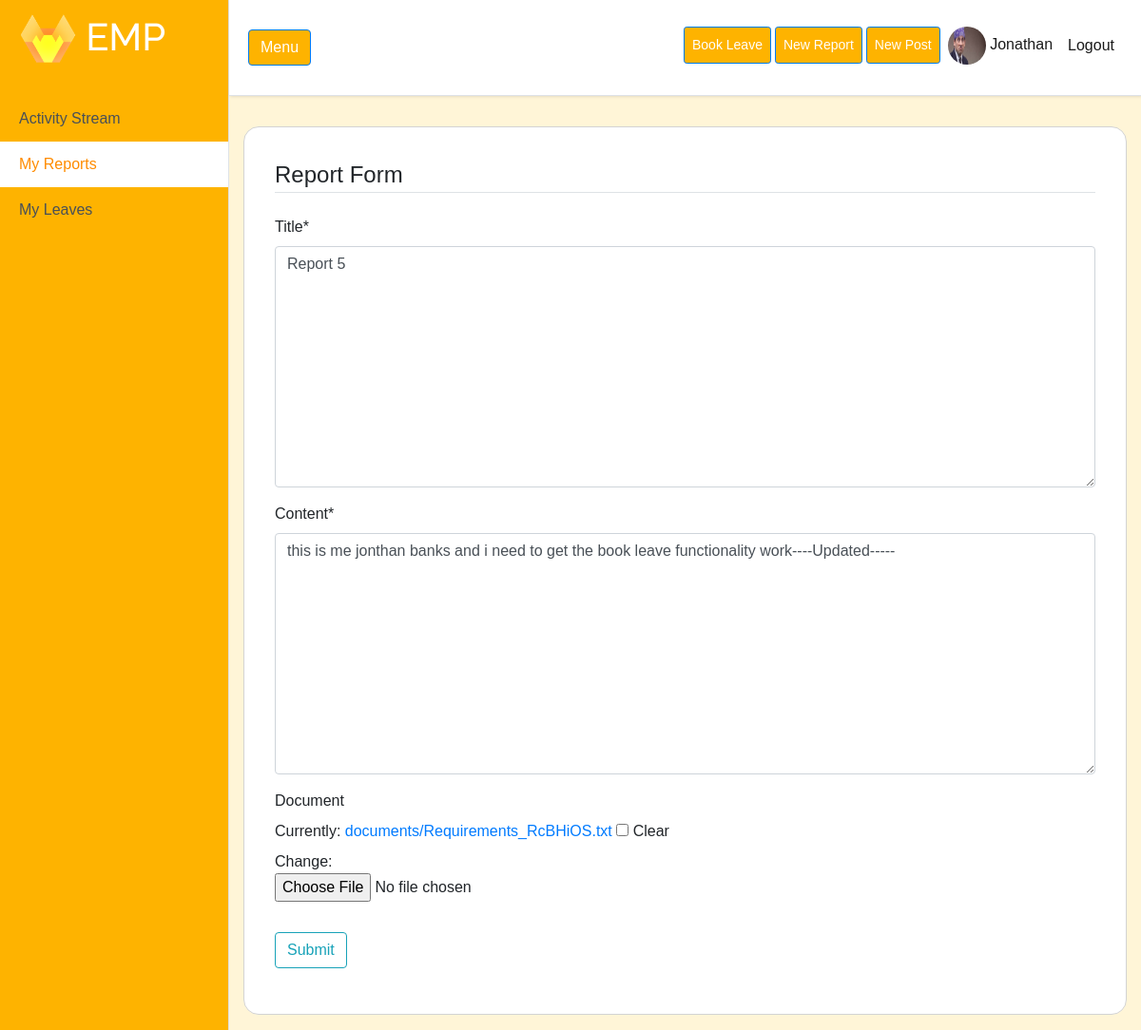
The page /report/5/update (signed in) on the database its author committed.
### users/models.py (models this page shows, shortened)
class Profile(models.Model):
    user = models.OneToOneField(User, on_delete=models.CASCADE)
    image = models.ImageField(default='default.jpg', upload_to='profile_pics')
    bio = models.TextField(max_length=500, blank=True)
    location = models.CharField(max_length=30, blank=True)
    birth_date = models.DateField(null=True, blank=True)
    is_employee = models.BooleanField(default=True)

### reportsick/models.py (models this page shows, shortened)
class Report(models.Model):
    title = models.TextField(max_length=100)
    content = models.TextField()
    document = models.FileField(blank=True, default=None, upload_to='documents')
    date_posted = models.DateTimeField(default=timezone.now)
    author = models.ForeignKey(User, on_delete=models.CASCADE)
    is_seen = models.BooleanField(default=False)
    class Meta:
        ordering = ['-date_posted']

### reportsick/views.py (the view, shortened to what this page needs)
# urls.py: path('report/<int:pk>/update', ReportUpdateView.as_view(), name='report-update'),
class ReportUpdateView(LoginRequiredMixin, SuccessMessageMixin, UserPassesTestMixin, UpdateView):
    model = Report
    fields = ['title', 'content', 'document']
    success_message = 'Your Report is successfully Updated'
    def test_func(self):
        report = self.get_object()
        return self.request.user == report.author

### reportsick/templates/reportsick/report_form.html (shortened to what this page needs)
{% extends "activitystream/base.html" %}
{% load crispy_forms_tags %}
{% block content %}
    <div id = "main">
    <div class="content-section">
        <form method="POST" enctype="multipart/form-data">
            <fieldset class="form-group">
                <legend class="border-bottom mb-4">Report Form</legend>
                {{ form|crispy  }}
            </fieldset>
            <div class="form-group">
                <button class="btn btn-outline-info" type="submit">Submit</button>
            </div>
        </form>
    </div>
    </div>
{%  endblock content %}

### activitystream/templates/activitystream/base.html (shortened to what this page needs)
{% load static %}
<!DOCTYPE html>
<html lang="en">
<head>
  <link rel="stylesheet" href="https://stackpath.bootstrapcdn.com/bootstrap/4.4.1/css/bootstrap.min.css">
  <link rel="stylesheet" type="text/css" href="{% static 'activitystream/main.css' %}">
</head>
<body>
  <div class="d-flex" id="wrapper">
    <div class=" border-right" style="background-color: #feb300; !important;" id="sidebar-wrapper">
      <div class="sidebar-heading" style="background-color: #feb300; !important;"><h1> <img src="{% static "activitystream/logo.png" %}" alt="Employee Portal" style="width:60px"/> EMP</h1></div>
      <div class="list-group list-group-flush">
        <a href="{% url 'activity-home' %}" class="list-group-item list-group-item-action" id = "activity_button" >Activity Stream</a>
        {% if user.is_active and user.is_staff %}
        <a href="{% url 'all-reports' %}" class="list-group-item list-group-item-action " id = "report_button" >Check Reports</a>
        <a href="{% url 'all-leaves' %}" class="list-group-item list-group-item-action" id = "leave_button" >Check Leaves</a>
        {% else %}
        <a href="{% url 'reports-home' %}" class="list-group-item list-group-item-action" id = "reportto_button">My Reports</a>
        <a href="{% url 'leave-home' %}" class="list-group-item list-group-item-action" id = "bookleave_button">My Leaves</a>
        {% endif %}
      </div>
    </div>
    <div id="page-content-wrapper">
      <nav class="navbar navbar-expand-lg navbar-light border-bottom sticky-top" style="background-color: white; !important;" >
        <button class="btn btn-primary" id="menu-toggle">Menu</button>
        <div class="collapse navbar-collapse" id="navbarSupportedContent">
          <ul class="navbar-nav ml-auto mt-2 mt-lg-0">
            {% if user.is_authenticated %}
              {% if not user.is_staff %}
              <li class="nav-item active mt-1">
                <a class="btn btn-primary btn-sm nav-link mt-1 mr-1" href="{% url 'leave-create' %}" style="color: white">Book Leave</a>
              </li>
              <li class="nav-item active mt-1">
               <a class="btn btn-primary btn-sm nav-link mt-1 mr-1" href="{% url 'report-create' %}" style="color: white">New Report</a>
              </li>
            {% endif %}
              <li class="nav-item active mt-1">
                 <a class="btn btn-primary btn-sm nav-link mt-1" href="{% url 'post-create' %}" style="color: white">New Post</a>
              </li>
                 <li class="nav-item active mb-1 ">
                <a class="nav-link" href="{% url 'profile' %}">
                        <img height="40px" width="40px"  class="rounded-circle account-img" src="{{ user.profile.image.url }}">
                    {{ user.username }}</a>
                </li>
                <li class="nav-item active mb-1 ">
                <a class="nav-link mt-2" href="{% url 'logout' %}">  Logout</a>
                </li>
            {% else %}
              <li class="nav-item active">
                <a class="nav-link" href="{% url 'activity-home' %}">Home <span class="sr-only">(current)</span></a>
              </li>
            {% endif %}
          </ul>
        </div>
      </nav>
<div id = main-section>
      <div class="container-fluid">
      <br>
      {% block content %}{% endblock %}
      </div>
</div>
    </div>
  </div>
</body>
</html>

### activitystream/static/activitystream/main.css (style rules this page uses)
.list-group-item-action { background-color: #feb300; !important; position: fixed; }
body { overflow-x: hidden; font-family: 'Poppins', sans-serif; background: #fff5d7; }
.btn-primary { background-color: #feb300; !important; }
#activity_button { margin-top:6.3rem; width: 15rem; }
#report_button,#reportto_button { margin-top:9.3rem; width:15rem; }
#leave_button,#bookleave_button { margin-top:12.3rem; width: 15rem; }
#main-section { margin-top: -2rem; }
.sidebar-heading { position: fixed; color: white; background: rgba(0, 0, 0, 0.2); }
.navbar { padding: 20px ; background: #fff; border: none; border-radius: 0; margin-bottom: 40px; box-shadow: 1px 1px 3px rgba(0, 0, 0, 0.1); }
#sidebar-wrapper { min-height: 100vh; margin-left: -15rem; -webkit-transition: margin .25s ease-out; -moz-transition: margin .25s ease-out; -o-transition: margin .25s ease-out; transition: margin .25s ease-out; }
#sidebar-wrapper .sidebar-heading { padding: 0.875rem 1.25rem; font-size: 1.2rem; }
#sidebar-wrapper .list-group { width: 15rem; }
#page-content-wrapper { min-width: 100vw; }
@media (min-width: 768px) { #sidebar-wrapper { margin-left: 0; } }
@media (min-width: 768px) { #page-content-wrapper { min-width: 0; width: 100%; } }
h1 { font-family: Raleway ; }

### reportsick/templates/reportsick/report_form.html (style rules this page uses)
#report_button, #reportto_button { background-color: white; font-size: 1rem; color: darkorange; }
#main { padding: 2rem; border: solid 1px lightgrey; border-radius: 1rem; background: white; margin-bottom: 1rem; }

### rows shown on the page
Report: title "Report 5", content "this is me jonthan banks and i need to get the book leave functionality work----Updated-----"

### other values the page prints
{{ user.username }} "Jonathan"
